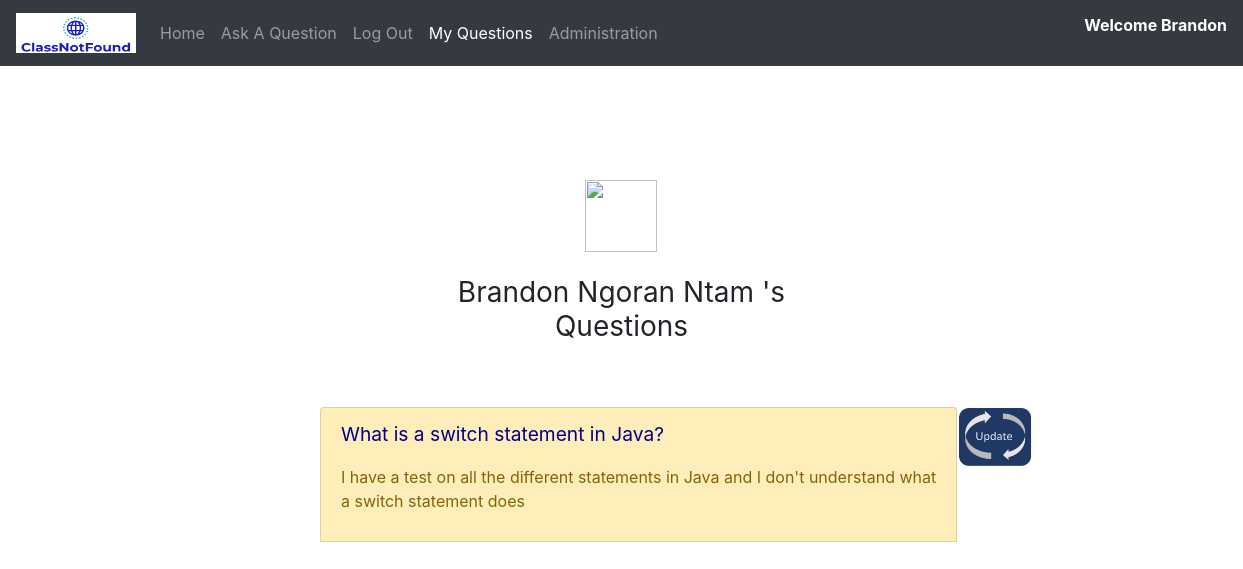
The page /index.php?action=member (signed in) on the database its author committed.
### tables this page shows
CREATE TABLE IF NOT EXISTS `questions` (
  `question_id` int(11) NOT NULL AUTO_INCREMENT,
  `user_id` int(11) NOT NULL,
  `category_id` int(255) NOT NULL,
  `title` varchar(255) NOT NULL,
  `subject` text NOT NULL,
  `creation_date` timestamp NOT NULL,
  `state` set('Open','Solved','Duplicate') NOT NULL,
  PRIMARY KEY (`question_id`),
  KEY `category_id` (`category_id`),
  KEY `user_id` (`user_id`)
);

CREATE TABLE IF NOT EXISTS `users` (
  `user_id` int(11) NOT NULL AUTO_INCREMENT,
  `first_name` varchar(255) NOT NULL,
  `last_name` varchar(255) NOT NULL,
  `email` varchar(255) NOT NULL,
  `password` varchar(255) NOT NULL,
  `admin` tinyint(1) NOT NULL,
  `state` set('Active','Suspended') NOT NULL,
  `image` varchar(255) DEFAULT NULL,
  PRIMARY KEY (`user_id`)
);

### controllers/MemberController.php (called while the page is built, shortened)
<?php
class MemberController
{
    private $_db;
    public function __construct($db)
    {
        $this->_db=$db;
    }
    public function run(){
        if (empty($_SESSION['user'])) {
            header('Location: index.php?action=login');
            die();
        }else{
            $user= unserialize($_SESSION['user']);
        }
        $tableQuestion = $this->_db->select_my_question(unserialize($_SESSION['user'])->getUserId());
        require_once (VIEWS_PATH.'member.php');
    }
}

### index.php (called while the page is built, shortened)
<?php
require_once(VIEWS_PATH.'header.php');
require_once ('models/Db.php');
$db = Db::getInstancce();
switch ($_GET['action']){
    case "member":
        require_once ('controllers/MemberController.php');
        $controller = new MemberController($db);
        break;
}
$controller->run();
require_once(VIEWS_PATH.'footer.php');
?>

### models/Db.php (called while the page is built, shortened)
<?php
class Db
{
    private $_db;
    private function __construct()
    {
        try {
            $array= parse_ini_file('config/config.ini');
            $this->_db = new PDO($array['db_name'],$array['db_user'],$array['db_password']);
            $this->_db->setAttribute(PDO::ATTR_ERRMODE, PDO::ERRMODE_EXCEPTION);
            $this->_db->setAttribute(PDO::ATTR_DEFAULT_FETCH_MODE, PDO::FETCH_OBJ);
        } catch (PDOException $e) {
            die('Erreur de connexion à la base de données : ' . $e->getMessage());
        }
    }
    public function select_my_question($user_id)
    {
        $table = array();
        $query = 'SELECT q.question_id,q.user_id,q.category_id,q.title,q.subject,q.creation_date,q.state,c.category_name,u.first_name,u.last_name FROM questions q,users u,categories c WHERE (q.user_id = u.user_id)AND(q.category_id = c.category_id) AND q.user_id=:user_id ORDER BY q.creation_date DESC ' ;
        $ps = $this->_db->prepare($query);
        $ps->bindValue(':user_id',$user_id);
        $ps->execute();
        while ($row = $ps->fetch()) {
            $table[] = new Question($row->question_id, $row->first_name, $row->category_name, $row->title, $row->subject, $row->creation_date, $row->state);
        }
        return $table;
    }
}

### models/User.php (called while the page is built, shortened)
<?php
class User
{
    private $_userId;
    private $_firstName;
    private $_lastName;
    public function getUserId(){
        return $this->_userId;
    }
    public function getFirstName()
    {
        return htmlspecialchars($this->_firstName);
    }
    public function getLastName()
    {
        return htmlspecialchars($this->_lastName);
    }
}

### models/Question.php (called while the page is built, shortened)
<?php
class Question
{
    private $_question_id;
    private $_title;
    private $_subject;
    private $_state;
    public function __construct($question_id, $userFirstName, $category, $title, $subject, $creation_date, $state)
    {
        $this->_question_id = $question_id;
        $this->_title = $title;
        $this->_subject = $subject;
        $this->_state = $state;
    }
    public function getTitle()
    {
        return $this->_title;
    }
    public function getSubject()
    {
        return $this->_subject;
    }
    public function getState()
    {
        return $this->_state;
    }
    public function getQuestionId()
    {
        return $this->_question_id;
    }
}

### views/member.php (the view, shortened to what this page needs)
<div class="text-center container col-4 sign">
    <img class="mb-4" src="" alt="" width="72" height="72">
    <h1 class="h3 mb-3 font-weight-normal"><?php echo $user->getFirstName() ?>  <?php echo $user->getLastName() ?>
        's Questions</h1>
    <br><br>
</div>
<?php if (!empty($tableQuestion)) { ?>
    <?php foreach ($tableQuestion as $i => $question) { ?>
        <div class="list-group col-md-12 container">
            <div class="row sec">
                <a href="index.php?action=question&questionId=<?php echo $question->getQuestionId() ?>"
                   class="list-group-item col-md-8 list-group-item-action list-group-item-<?php if ($question->getState() == 'Open') echo 'warning'; elseif ($question->getState() == 'Solved') echo 'success'; else echo 'danger'; ?>">
                    <p class="title"><?php echo $question->getTitle() ?></p>
                    <p><?php echo $question->getSubject() ?></p>
                    <a href="index.php?action=ask&questionId=<?php echo $question->getQuestionId() ?>">
                        <img src="views/images/Update.jpg" alt="update" height="60" width="75">
                    </a>
                </a>
            </div>
        </div>
    <?php }
} else { ?>
    <div class="text-center container col-4 sign">
        <p>You haven't asked any questions yet. Don't be shy !</p>
    </div>
<?php } ?>

### views/css/Style.css (style rules this page uses)
.title { color: darkblue; font-size: 1.2em; }
.sec { margin-left: 20em; weight: 42em; margin-right: -3em; }
body { margin: 0px; padding-top: 80px; height: 100%; }
.sign { padding-top: 100px; }

### rows shown on the page
questions: user.first_name "Brandon", user.last_name "Ngoran Ntam", title "What is a switch statement in Java?", subject "I have a test on all the different statements in Java and I don't understand what a switch statement does"

### other values the page prints
$login_session "Brandon"
